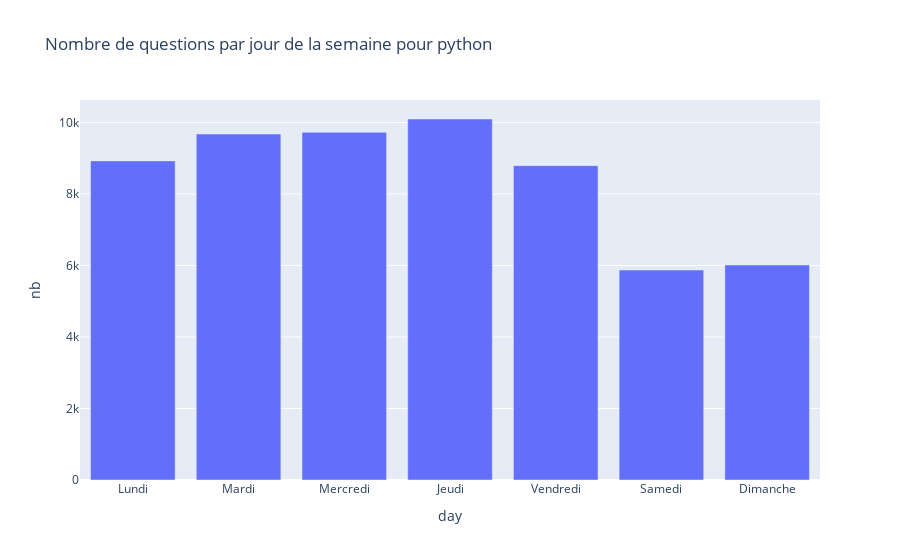

The code cell stored with this chart in its notebook:
### Code cell
TECHO = "python"

questions_count_per_day = pd.read_sql("""
    select count(q.id) as nb, date_part('isodow', asked_at) as weekday from question q
    join question_category qc on qc.question_id = q.id
    join category c on c.id = qc.category_id
    where c.name = '""" + TECHO + """' 
    group by weekday
""", client)

days = ["Lundi", "Mardi", "Mercredi", "Jeudi", "Vendredi", "Samedi", "Dimanche"]
questions_count_per_day["day"] = questions_count_per_day["weekday"].apply(lambda x: days[int(x)-1])

fig = px.bar(questions_count_per_day, x='day', y='nb', title="Nombre de questions par jour de la semaine pour " + TECHO)
fig.show()

### Figure 1 — Plotly figure (JSON) as saved in the notebook; plotly's stock layout.template omitted (floating-point values rounded to 4 significant figures)
{"data": [{"alignmentgroup": "True", "hovertemplate": "day=%{x}<br>nb=%{y}<extra></extra>", "legendgroup": "", "marker": {"color": "#636efa", "pattern": {"shape": ""}}, "name": "", "offsetgroup": "", "orientation": "v", "showlegend": false, "textposition": "auto", "type": "bar", "x": ["Lundi", "Mardi", "Mercredi", "Jeudi", "Vendredi", "Samedi", "Dimanche"], "xaxis": "x", "y": [8927, 9678, 9726, 10099, 8793, 5873, 6016], "yaxis": "y"}], "layout": {"barmode": "relative", "legend": {"tracegroupgap": 0}, "title": {"text": "Nombre de questions par jour de la semaine pour python"}, "xaxis": {"anchor": "y", "domain": [0, 1], "title": {"text": "day"}}, "yaxis": {"anchor": "x", "domain": [0, 1], "title": {"text": "nb"}}}}
